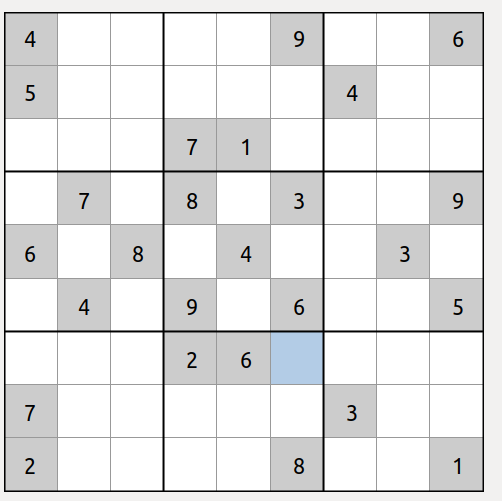
#> input picture demo.png, 502 x 501 px
$ python -i num_recognition.py   (imports and definitions only)
#> lines starting #> are read from the running program, lines starting #| are printed output that depends on the picture; after the words box and inside, x2 and y2 are one past the last pixel; in counts of white or black regions, pixels touching at a corner belong together
#> further down, picture is the input picture: PIL image 502x501 RGBA; mean R, G, B, A 228.6, 228.7, 228.9, 255
import locale

import tesserocr

# [1 line not run here, left out]
import time

import decode
from PIL import Image


# [43 lines left out: functions search_line_data, cut_img, not called in this run]


def img_paste(block):
    """
    将每个数字复制五份合起来，
    因为单独数字识别不了，需要多个结合在一起
    """
    gd = Image.open("background.png")
    for xx in range(5):
        gd.paste(block, (xx * 25, 0))
    return gd


def img_block(img):
    """将图片切割为81份单独识别"""
    nums = [[], [], [], [], [], [], [], [], []]
    size = img.size
#> size = (502, 501)
    step = size[0] // 9
#> step = 55
    for i in range(9):
        for j in range(9):
            block = img.crop(
                (
                    12 + i * step,
                    8 + j * step,
                    (i + 1) * step - 10,
                    (j + 1) * step - 2,
                )
            )
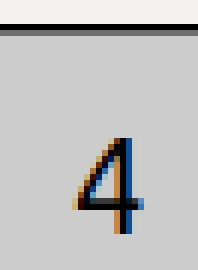
#> block: PIL image 33x45 RGBA (shown 6 times larger); mean R, G, B, A 192, 191.9, 191.8, 255
            block = block.convert("L")
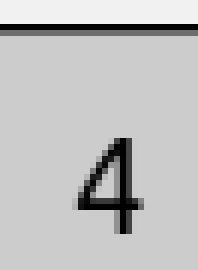
#> block: PIL image 33x45 L (shown 6 times larger); min 0, max 241, mean 191.9
            threshold = 125
            table = [0 if i < threshold else 1 for i in range(256)]
            block = block.point(table, "1")
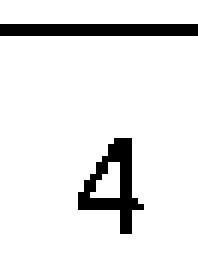
#> block: PIL image 33x45 1 (shown 6 times larger); 90.9% white; black in thin lines or dots, all inside (x1, y1, x2, y2) = (0, 4, 33, 39)
            gd = img_paste(block)
            result = tesserocr.image_to_text(gd, lang="eng")
            if len(result) != 0:
                try:
                    num = int(result[0])
                    nums[j].append(-num)
                except:
                    print(f"{i}排{j}列数字识别失败，填充为0")
                    nums[j].append(0)
            else:
                nums[j].append(0)
    return nums


# [16 lines left out: function data_update, not called in this run]


# [14 lines not run here, left out]

>>> from PIL import Image
>>> picture = Image.open('demo.png')
#> (the run stopped early here; a loop or call above may not have finished)
